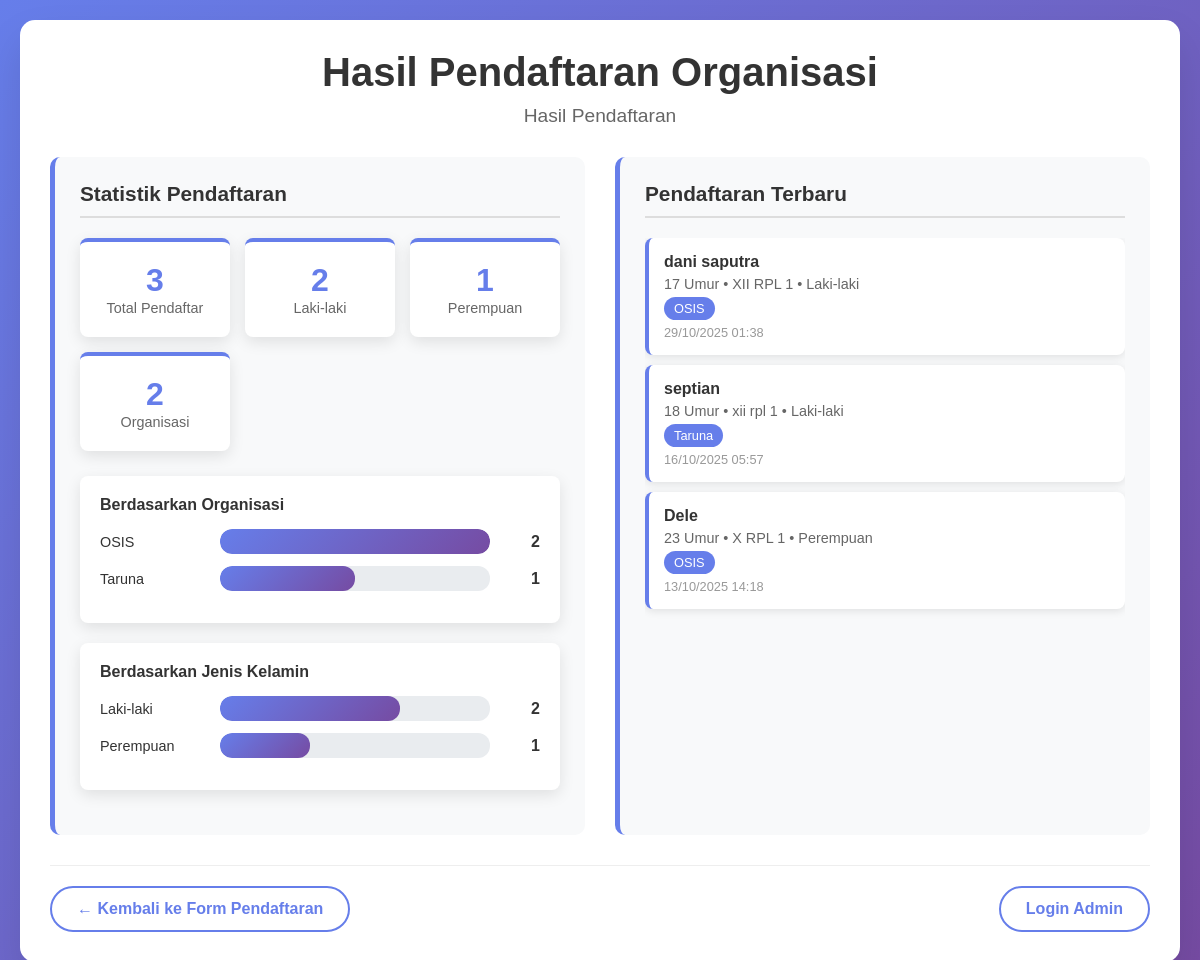
The page /result.php on the database its author committed.
### tables this page shows
CREATE TABLE `students` (
  `id` int(11) NOT NULL,
  `name` varchar(100) NOT NULL,
  `age` int(11) NOT NULL,
  `grade` varchar(10) NOT NULL,
  `gender` enum('L','P') NOT NULL,
  `organization` varchar(50) NOT NULL,
  `created_at` timestamp NOT NULL DEFAULT current_timestamp()
);

### result.php (the view, shortened to what this page needs)
<?php
$lang = isset($_GET['lang']) ? $_GET['lang'] : 'id';
$texts = [
    'id' => [
        'title' => 'Hasil Pendaftaran Organisasi',
        'back_to_form' => 'Kembali ke Form Pendaftaran',
        'admin_login' => 'Login Admin',
        'registration_results' => 'Hasil Pendaftaran',
        'total_students' => 'Total Pendaftar',
        'no_data' => 'Belum ada pendaftar',
        'name' => 'Nama',
        'age' => 'Umur',
        'grade' => 'Kelas',
        'gender' => 'Jenis Kelamin',
        'male' => 'Laki-laki',
        'female' => 'Perempuan',
        'organization' => 'Organisasi',
        'registration_date' => 'Tanggal Daftar',
        'success_message' => 'Selamat! Pendaftaran berhasil!',
        'new_registration' => 'Pendaftaran Baru!',
        'statistics' => 'Statistik Pendaftaran',
        'by_organization' => 'Berdasarkan Organisasi',
        'by_gender' => 'Berdasarkan Jenis Kelamin',
        'students_count' => 'jumlah siswa'
    ]
];
$text = $texts[$lang];
try {
    $pdo = getDBConnection();
    $stmt = $pdo->query("SELECT * FROM students ORDER BY created_at DESC");
    $all_students = $stmt->fetchAll(PDO::FETCH_ASSOC);
    $total_students = count($all_students);
    $org_stmt = $pdo->query("SELECT organization, COUNT(*) as count FROM students GROUP BY organization ORDER BY count DESC");
    $org_stats = $org_stmt->fetchAll(PDO::FETCH_ASSOC);
    $gender_stmt = $pdo->query("SELECT gender, COUNT(*) as count FROM students GROUP BY gender");
    $gender_stats = $gender_stmt->fetchAll(PDO::FETCH_ASSOC);
    $recent_stmt = $pdo->query("SELECT * FROM students ORDER BY created_at DESC LIMIT 5");
    $recent_students = $recent_stmt->fetchAll(PDO::FETCH_ASSOC);
} catch(PDOException $e) {
    $all_students = [];
    $total_students = 0;
    $org_stats = [];
    $gender_stats = [];
    $recent_students = [];
}
?>
<!DOCTYPE html>
<html lang="<?php echo $lang; ?>">
<head>
    <link rel="stylesheet" href="style.css">
</head>
<body>
<div class="container">
    <h1 class="result-title"> <?php echo $text['title']; ?></h1>
    <div class="result-subtitle"><?php echo $text['registration_results']; ?></div>
    <div class="content-wrapper">
        <div class="stats-section">
            <h2 class="section-title"> <?php echo $text['statistics']; ?></h2>
            <div class="stats-grid">
                <div class="stat-card">
                    <span class="stat-number"><?php echo $total_students; ?></span>
                    <span class="stat-label"><?php echo $text['total_students']; ?></span>
                </div>
                <?php
                $male_count = 0;
                $female_count = 0;
                foreach ($gender_stats as $stat) {
                    if ($stat['gender'] == 'L') $male_count = $stat['count'];
                    if ($stat['gender'] == 'P') $female_count = $stat['count'];
                }
                ?>
                <div class="stat-card">
                    <span class="stat-number"><?php echo $male_count; ?></span>
                    <span class="stat-label"><?php echo $text['male']; ?></span>
                </div>
                <div class="stat-card">
                    <span class="stat-number"><?php echo $female_count; ?></span>
                    <span class="stat-label"><?php echo $text['female']; ?></span>
                </div>
                <div class="stat-card">
                    <span class="stat-number"><?php echo count($org_stats); ?></span>
                    <span class="stat-label">Organisasi</span>
                </div>
            </div>
            <div class="chart-container">
                <div class="chart-title"> <?php echo $text['by_organization']; ?></div>
                <?php if (!empty($org_stats)): ?>
                    <?php
                    $max_count = max(array_column($org_stats, 'count'));
                    foreach ($org_stats as $org):
                        $percentage = ($org['count'] / $max_count) * 100;
                    ?>
                        <div class="chart-bar">
                            <div class="chart-label"><?php echo htmlspecialchars($org['organization']); ?></div>
                            <div class="chart-bar-inner">
                                <div class="chart-bar-fill" style="width: <?php echo $percentage; ?>%"></div>
                            </div>
                            <div class="chart-count"><?php echo $org['count']; ?></div>
                        </div>
                    <?php endforeach; ?>
                <?php else: ?>
                    <p style="text-align: center; color: #666; padding: 20px;"><?php echo $text['no_data']; ?></p>
                <?php endif; ?>
            </div>
            <div class="chart-container">
                <div class="chart-title"> <?php echo $text['by_gender']; ?></div>
                <?php if ($male_count > 0 || $female_count > 0): ?>
                    <?php
                    $gender_total = $male_count + $female_count;
                    $male_percentage = $gender_total > 0 ? ($male_count / $gender_total) * 100 : 0;
                    $female_percentage = $gender_total > 0 ? ($female_count / $gender_total) * 100 : 0;
                    ?>
                    <div class="chart-bar">
                        <div class="chart-label"><?php echo $text['male']; ?></div>
                        <div class="chart-bar-inner">
                            <div class="chart-bar-fill" style="width: <?php echo $male_percentage; ?>%"></div>
                        </div>
                        <div class="chart-count"><?php echo $male_count; ?></div>
                    </div>
                    <div class="chart-bar">
                        <div class="chart-label"><?php echo $text['female']; ?></div>
                        <div class="chart-bar-inner">
                            <div class="chart-bar-fill" style="width: <?php echo $female_percentage; ?>%"></div>
                        </div>
                        <div class="chart-count"><?php echo $female_count; ?></div>
                    </div>
                <?php else: ?>
                    <p style="text-align: center; color: #666; padding: 20px;"><?php echo $text['no_data']; ?></p>
                <?php endif; ?>
            </div>
        </div>
        <div class="recent-section">
            <h2 class="section-title"> <?php echo $lang == 'id' ? 'Pendaftaran Terbaru' : 'Recent Registrations'; ?></h2>
            <?php if (empty($recent_students)): ?>
                <div class="empty-state">
                    <div></div>
                    <p><?php echo $text['no_data']; ?></p>
                </div>
            <?php else: ?>
                <div class="student-list">
                    <?php foreach ($recent_students as $student): ?>
                        <div class="student-item">
                            <div class="student-name">
                                <?php echo htmlspecialchars($student['name']); ?>
                            </div>
                            <div class="student-details">
                                <span><?php echo $student['age']; ?> <?php echo $text['age']; ?></span> •
                                <span><?php echo htmlspecialchars($student['grade']); ?></span> •
                                <span><?php echo $student['gender'] == 'L' ? $text['male'] : $text['female']; ?></span>
                            </div>
                            <div class="student-org">
                                <?php echo htmlspecialchars($student['organization']); ?>
                            </div>
                            <div class="timestamp">
                                 <?php echo date('d/m/Y H:i', strtotime($student['created_at'])); ?>
                            </div>
                        </div>
                    <?php endforeach; ?>
                </div>
            <?php endif; ?>
        </div>
    </div>
    <div class="navigation-links">
        <a href="index.php?lang=<?php echo $lang; ?>" class="nav-link">← <?php echo $text['back_to_form']; ?></a>
        <a href="admin_login.php?lang=<?php echo $lang; ?>" class="nav-link"> <?php echo $text['admin_login']; ?></a>
    </div>
</div>
</body>
</html>

### style.css (style rules this page uses)
* { margin: 0; padding: 0; box-sizing: border-box; }
body { font-family: Arial, sans-serif; margin: 0; padding: 20px; background: linear-gradient(135deg, #667eea 0%, #764ba2 100%); min-height: 100vh; }
.container { max-width: 1200px; margin: auto; background: white; padding: 30px; border-radius: 15px; box-shadow: 0 20px 40px rgba(0,0,0,0.1); }
.nav-link { color: #667eea; text-decoration: none; font-weight: bold; padding: 12px 25px; border: 2px solid #667eea; border-radius: 25px; transition: all 0.3s; }
.result-title { color: #333; text-align: center; margin-bottom: 10px; font-size: 2.5em; }
.result-subtitle { text-align: center; color: #666; margin-bottom: 30px; font-size: 1.2em; }
.content-wrapper { display: grid; grid-template-columns: 1fr 1fr; gap: 30px; margin: 30px 0; }
.stats-section, .recent-section { background: #f8f9fa; padding: 25px; border-radius: 10px; border-left: 5px solid #667eea; }
.section-title { color: #333; margin-bottom: 20px; padding-bottom: 10px; border-bottom: 2px solid #ddd; font-size: 1.3em; }
.stats-grid { display: grid; grid-template-columns: repeat(auto-fit, minmax(150px, 1fr)); gap: 15px; margin-bottom: 25px; }
.stat-card { background: white; padding: 20px; border-radius: 8px; text-align: center; box-shadow: 0 5px 15px rgba(0,0,0,0.1); border-top: 4px solid #667eea; }
.stat-number { font-size: 2em; font-weight: bold; color: #667eea; display: block; }
.stat-label { font-size: 0.9em; color: #666; }
.chart-container { background: white; padding: 20px; border-radius: 8px; margin-bottom: 20px; box-shadow: 0 5px 15px rgba(0,0,0,0.1); }
.chart-title { font-weight: bold; margin-bottom: 15px; color: #333; }
.chart-bar { display: flex; align-items: center; margin-bottom: 12px; }
.chart-label { width: 120px; font-size: 0.9em; color: #333; }
.chart-bar-inner { flex: 1; background: #e9ecef; height: 25px; border-radius: 12px; overflow: hidden; }
.chart-bar-fill { height: 100%; background: linear-gradient(135deg, #667eea, #764ba2); border-radius: 12px; transition: width 1s ease-in-out; }
.chart-count { width: 50px; text-align: right; font-weight: bold; color: #333; }
.student-list { max-height: 400px; overflow-y: auto; }
.student-item { background: white; padding: 15px; margin-bottom: 10px; border-radius: 8px; box-shadow: 0 2px 8px rgba(0,0,0,0.1); border-left: 4px solid #667eea; transition: transform 0.3s; }
.student-name { font-weight: bold; color: #333; margin-bottom: 5px; display: flex; align-items: center; justify-content: space-between; }
.student-details { color: #666; font-size: 0.9em; }
.student-org { display: inline-block; background: #667eea; color: white; padding: 4px 10px; border-radius: 15px; font-size: 0.8em; margin-top: 5px; }
.timestamp { font-size: 0.8em; color: #999; margin-top: 5px; }
.navigation-links { display: flex; justify-content: space-between; margin-top: 30px; padding-top: 20px; border-top: 1px solid #eee; }

### rows shown on the page
students: name "dani saputra", age "17", grade "XII RPL 1", organization "OSIS", created_at "29/10/2025 01:38"
students: name "septian", age "18", grade "xii rpl 1", organization "Taruna", created_at "16/10/2025 05:57"
students: name "Dele", age "23", grade "X RPL 1", organization "OSIS", created_at "13/10/2025 14:18"

### other values the page prints
$text['title'] "Hasil Pendaftaran Organisasi"
$text['registration_results'] "Hasil Pendaftaran"
$text['statistics'] "Statistik Pendaftaran"
$total_students "3"
$text['total_students'] "Total Pendaftar"
$male_count "2"
$text['male'] "Laki-laki"
$female_count "1"
$text['female'] "Perempuan"
count($org_stats) "2"
$text['by_organization'] "Berdasarkan Organisasi"
$org['organization'] "OSIS"
$org['count'] "2"
$org['organization'] "Taruna"
$org['count'] "1"
